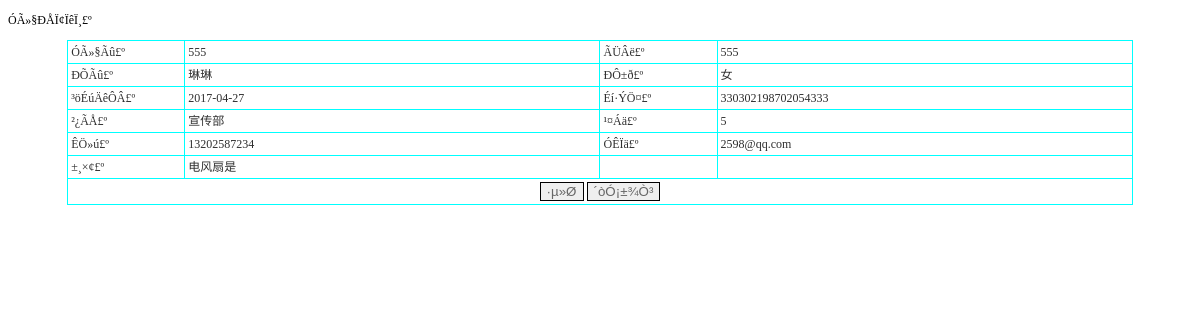
Screenshot of /yonghuxinxi_detail.php?id=3 with the database file from the repository.
### tables this page shows
CREATE TABLE `yonghuxinxi` (
  `id` int(11) NOT NULL AUTO_INCREMENT,
  `yonghuming` varchar(50) DEFAULT NULL,
  `mima` varchar(50) DEFAULT NULL,
  `xingming` varchar(50) DEFAULT NULL,
  `xingbie` varchar(50) DEFAULT NULL,
  `chushengnianyue` varchar(50) DEFAULT NULL,
  `shenfenzheng` varchar(300) DEFAULT NULL,
  `bumen` varchar(50) DEFAULT NULL,
  `gongling` varchar(50) DEFAULT NULL,
  `shouji` varchar(50) DEFAULT NULL,
  `youxiang` varchar(50) DEFAULT NULL,
  `beizhu` varchar(500) DEFAULT NULL,
  `issh` varchar(10) DEFAULT '否',
  `addtime` timestamp NOT NULL DEFAULT CURRENT_TIMESTAMP,
  PRIMARY KEY (`id`)
);

### yonghuxinxi_detail.php (the view, shortened to what this page needs)
<?php
$id=$_GET["id"];
?>
<!DOCTYPE html PUBLIC "-//W3C//DTD XHTML 1.0 Transitional//EN" "http://www.w3.org/TR/xhtml1/DTD/xhtml1-transitional.dtd">
<html xmlns="http://www.w3.org/1999/xhtml">
<head>
<title>ÓÃ»§ÐÅÏ¢ÏêÏ¸</title><link rel="stylesheet" href="css.css" type="text/css">
</head>
<body>
<p>ÓÃ»§ÐÅÏ¢ÏêÏ¸£º</p>
					<?php
$sql="select * from yonghuxinxi where id=".$id;
$query=mysql_query($sql);
$rowscount=mysql_num_rows($query);
if($rowscount>0)
{
?>
<table width="90%" border="1" align="center" cellpadding="3" cellspacing="1" bordercolor="#00FFFF" style="border-collapse:collapse">
      <tr>
	  <td width='11%'>ÓÃ»§Ãû£º</td><td width='39%'><?php echo mysql_result($query,0,yonghuming);?></td>
      <td width='11%'>ÃÜÂë£º</td><td width='39%'><?php echo mysql_result($query,0,mima);?></td></tr><tr>
      <td width='11%'>ÐÕÃû£º</td><td width='39%'><?php echo mysql_result($query,0,xingming);?></td>
      <td width='11%'>ÐÔ±ð£º</td><td width='39%'><?php echo mysql_result($query,0,xingbie);?></td></tr><tr>
      <td width='11%'>³öÉúÄêÔÂ£º</td><td width='39%'><?php echo mysql_result($query,0,chushengnianyue);?></td>
      <td width='11%'>Éí·ÝÖ¤£º</td><td width='39%'><?php echo mysql_result($query,0,shenfenzheng);?></td></tr><tr>
      <td width='11%'>²¿ÃÅ£º</td><td width='39%'><?php echo mysql_result($query,0,bumen);?></td>
      <td width='11%'>¹¤Áä£º</td><td width='39%'><?php echo mysql_result($query,0,gongling);?></td></tr><tr>
      <td width='11%'>ÊÖ»ú£º</td><td width='39%'><?php echo mysql_result($query,0,shouji);?></td>
      <td width='11%'>ÓÊÏä£º</td><td width='39%'><?php echo mysql_result($query,0,youxiang);?></td></tr><tr>
      <td width='11%'>±¸×¢£º</td><td width='39%'><?php echo mysql_result($query,0,beizhu);?></td>
      <td>&nbsp;</td><td>&nbsp;</td></tr><tr>
      <td colspan=4 align=center><input type=button name=Submit5 value=·µ»Ø onClick="javascript:history.back()" style='border:solid 1px #000000; color:#666666'  /> <input type="button" name="Submit2" onclick="javascript:window.print();" value='´òÓ¡±¾Ò³' style='border:solid 1px #000000; color:#666666' /></td></tr>
  </table>
<?php
	}
?>
<p>&nbsp;</p>
</body>
</html>

### css.css (style rules this page uses)
td { font-family:"宋体"; font-size: 12px; color: #2f2f2f; line-height: 16px; }

### rows the page displays
yonghuxinxi: yonghuming "555", mima "555", xingming "琳琳", xingbie "女", chushengnianyue "2017-04-27", shenfenzheng "330302198702054333", bumen "宣传部", gongling "5", shouji "13202587234", youxiang "2598@qq.com", beizhu "电风扇是"
